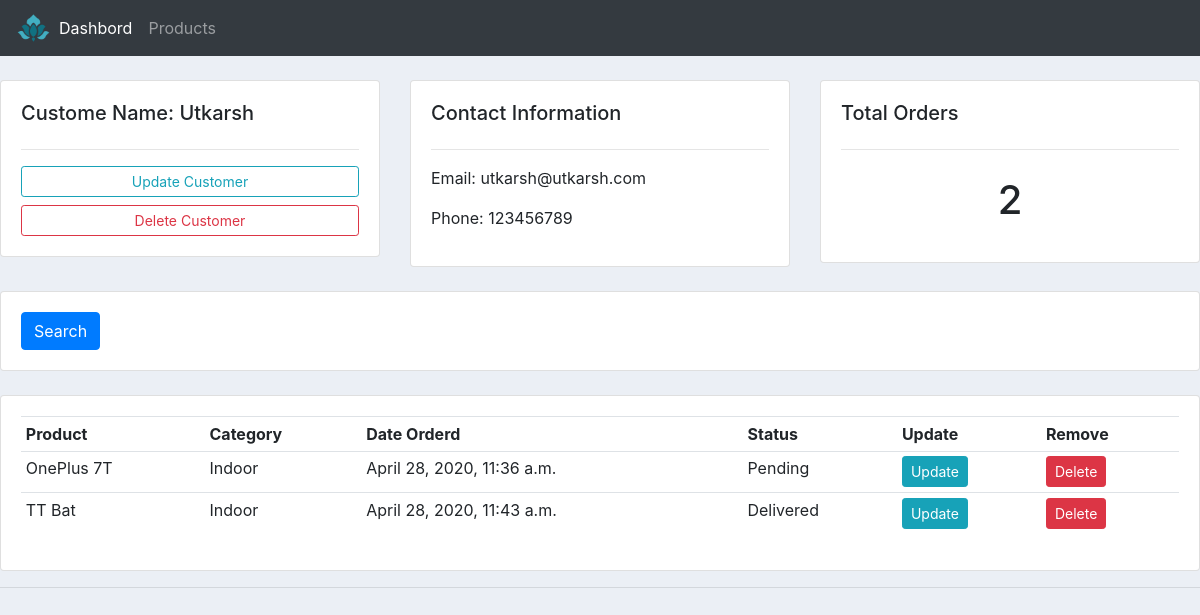
The app's page /customer/1/ with its own data.
### eway/models.py (models this page shows, shortened)
class Customer(models.Model):
	name = models.CharField(max_length = 100,null = True)
	phone = models.CharField(max_length = 10,null = True)
	email = models.EmailField(max_length = 100,null = True)
	date_created = models.DateTimeField(auto_now_add = True,null = True)

class Order(models.Model):
	STATUS = (
			('Pending', 'Pending'),
			('Out for delivery', 'Out for delivery'),
			('Delivered', 'Delivered'),
			)
	customer = models.ForeignKey(Customer, null = True,on_delete= models.SET_NULL)
	product = models.ForeignKey(Product, null = True,on_delete= models.SET_NULL)
	date_created = models.DateTimeField(auto_now_add=True, null=True)
	status = models.CharField(max_length=200, null=True, choices=STATUS)

class Product(models.Model):
	CATEGORY = (
			('Indoor', 'Indoor'),
			('Out Door', 'Out Door'),
			)
	product_name = models.CharField(max_length = 100,null = True)
	price = models.FloatField(null = True)
	category = models.CharField(max_length=200, null=True, choices=CATEGORY)
	description = models.CharField(max_length = 200,null = True)
	date_created =  models.DateTimeField(auto_now_add = True,null = True)
	tags = models.ManyToManyField(Tag)
	def __str__(self):
		return self.product_name

### eway/views.py (the view)
# urls.py: path('customer/<str:pk_test>/',customer,name = 'customer'),
def customer(request,pk_test):
	customer = Customer.objects.get(id=pk_test)
	orders = customer.order_set.all()# Relationship Used
	order_count = orders.count()
	context = {'customer':customer, 'orders':orders, 'order_count':order_count}
	return render(request,'eway/customer.html',context)

### eway/templates/eway/customer.html
{% extends 'eway/index.html' %}
{% block content %}
<br>
<div class="row">
	<div class="col-md">
		<div class="card card-body">
			<h5>Custome Name: {{customer.name}}</h5>
			<hr>
			<a class="btn btn-outline-info  btn-sm btn-block" href="">Update Customer</a>
			<a class="btn btn-outline-danger  btn-sm btn-block" href="">Delete Customer</a>
		</div>
	</div>
	<div class="col-md">
		<div class="card card-body">
			<h5>Contact Information</h5>
			<hr>
			<p>Email: {{customer.email}} </p>
			<p>Phone: {{customer.phone}}</p>
		</div>
	</div>
	<div class="col-md">
		<div class="card card-body">
			<h5>Total Orders</h5>
			<hr>
			<h1 style="text-align: center;padding: 10px">{{order_count}}</h1>
		</div>
	</div>
</div>
<br>
<div class="row">
	<div class="col">
		<div class="card card-body">
			<form method="get">
		    <button class="btn btn-primary" type="submit">Search</button>
		  </form>
		</div>
	</div>
</div>
<br>
<div class="row">
	<div class="col-md">
		<div class="card card-body">
			<table class="table table-sm">
				<tr>
					<th>Product</th>
					<th>Category</th>
					<th>Date Orderd</th>
					<th>Status</th>
					<th>Update</th>
					<th>Remove</th>
				</tr>
				{% for i in orders %}
					<tr>
						<td>{{i.product}}</td>
						<td>{{i.product.category}}</td>
						<td>{{i.date_created}}</td>
						<td>{{i.status}}</td>
						<td><a class="btn btn-sm btn-info" href="{% url 'update_order' i.id %}">Update</a></td>
						<td><a class="btn btn-sm btn-danger"href="{% url 'delete_order' i.id %}">Delete</a></td>
					</tr>
				{% endfor %}
			</table>
		</div>
	</div>
</div>
{% endblock %}

### static/css/main.css (style rules this page uses)
body { background-color: #ebeff5; }

### records on screen
Customer: name "Utkarsh", email "utkarsh@utkarsh.com", phone "123456789"
Order: product "OnePlus 7T", product.category "Indoor", date_created "April 28, 2020, 11:36 a.m.", status "Pending"
Order: product "TT Bat", product.category "Indoor", date_created "April 28, 2020, 11:43 a.m.", status "Delivered"

### other values on screen
{{ order_count }} "2"
